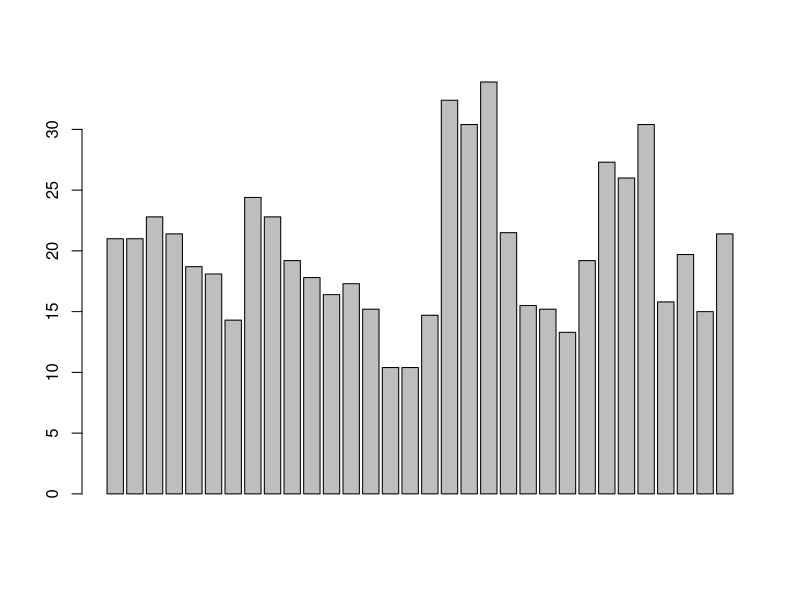
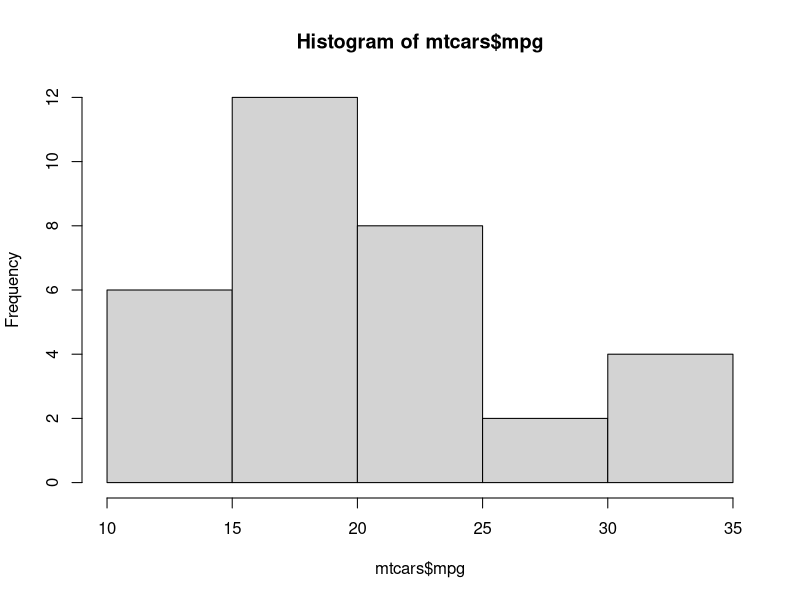
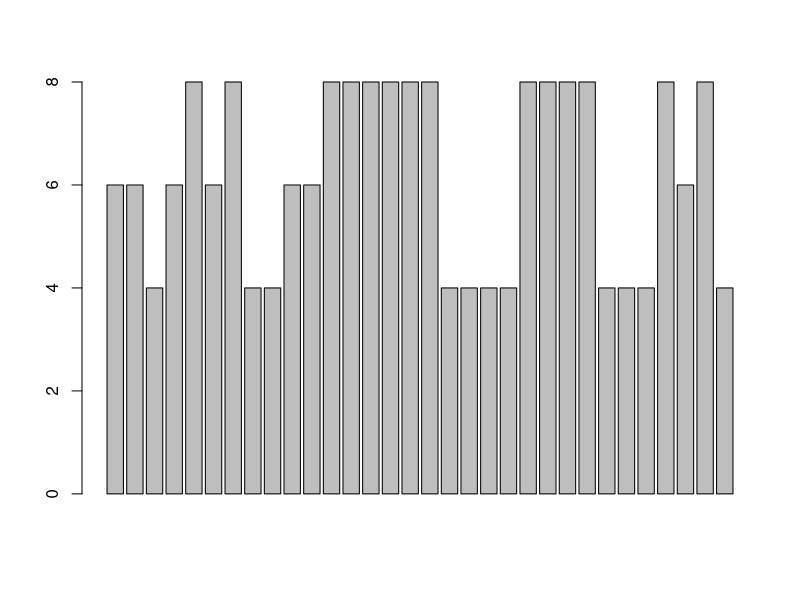

These charts were generated, in order, by the following R code: (Note: this script raises an error after producing the figures.)
# Data to barplot
str(mtcars)

barplot(mtcars$mpg)
hist(mtcars$mpg)

df <- as.data.frame(mtcars)
barplot(df$cyl)

# define as a factor (make category)
f.cyl <- as.factor(df$cyl)
barplot(f.cyl)
# gives error
# make table

# first we need frequecnies of carz with 4, 6, 8 cylinders
talble(df$cyl)

# barplot of freq of cylinder data
barplot(table(df$cyl))

# assign to object 
bpd <- table(df$cyl)

# barplot of gear and carb
table(df$gear)
barplot(table(df$gear))

# bar plot of mpg (continuous data)
# define class interval
summary(mtcars$mpg)

range(df$mpg)

r <-33.9 - 10.4
I <- round(sqrt(r))
I
# define braks
# breaks = c (10, 15, 20, 25, 30, 35)
breaks = seq(10, 35, by=5)

# create bins
mpg.bin <- cut(
  df$mpg,
  breaks,
  labels = c("10-15", "15-20", "20-25", "25-30", "30-35")
)

mpg.bin
table(mpg.bin)

barplot(table(mpg.bin))

# creat histogram
hist(df$mpg)

hist(
  df$mpg,
  col ="steelblue",
  main="Histogram of MPG",
  xlab = "MPG",
)
abline(
  v=mean(df$mpg),
  lwd=3,
  lty = 2
)
# lwd = lien widht,
# lty = line types (2 dashed lines) , 1= solid, 2= dashed, 3= dotted, 4 dot and dashed, 5 long dash line, 6 = two dashed line

abline(
  v=median(df$mpg),
  lwd=3,
  lty = 2
)

# if  there are more than 2 items with highest frequency
abline(
  v=3* median(df$mpg) - 2 * mean(df$mpg),
  lwd=3,
  lty = 2
)

# check with media
qqnorm(df$mpg)

# calculate the mode grpjically
max_bin_index <- which.max(df$counts)
mode_bin_center <- hist_obj$mids[max_bin_index]
